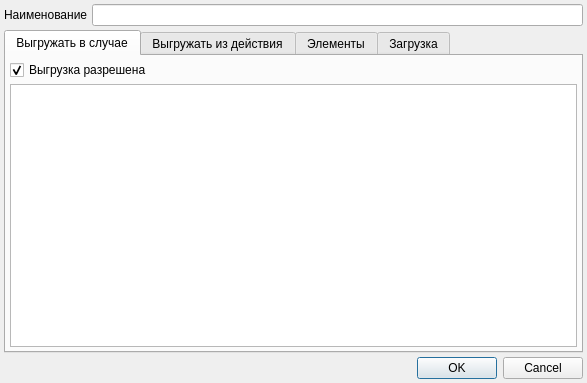
<?xml version="1.0" encoding="UTF-8"?>
<ui version="4.0">
 <class>ItemEditorDialog</class>
 <widget class="QDialog" name="ItemEditorDialog">
  <property name="geometry">
   <rect>
    <x>0</x>
    <y>0</y>
    <width>587</width>
    <height>383</height>
   </rect>
  </property>
  <property name="windowTitle">
   <string>Dialog</string>
  </property>
  <layout class="QGridLayout" name="gridLayout_2">
   <property name="margin">
    <number>4</number>
   </property>
   <property name="spacing">
    <number>4</number>
   </property>
   <item row="0" column="0">
    <widget class="QLabel" name="lblName">
     <property name="text">
      <string>Наименование</string>
     </property>
    </widget>
   </item>
   <item row="0" column="1">
    <widget class="QLineEdit" name="edtName"/>
   </item>
   <item row="1" column="0" colspan="2">
    <widget class="QTabWidget" name="tabMain">
     <property name="enabled">
      <bool>true</bool>
     </property>
     <property name="currentIndex">
      <number>0</number>
     </property>
     <widget class="QWidget" name="tabUploadCase">
      <attribute name="title">
       <string>Выгружать в случае</string>
      </attribute>
      <layout class="QGridLayout" name="gridLayout_3">
       <property name="margin">
        <number>4</number>
       </property>
       <property name="spacing">
        <number>4</number>
       </property>
       <item row="1" column="0">
        <widget class="CInDocTableView" name="tblUploadCases">
         <attribute name="horizontalHeaderHighlightSections">
          <bool>true</bool>
         </attribute>
         <attribute name="verticalHeaderVisible">
          <bool>false</bool>
         </attribute>
         <attribute name="verticalHeaderHighlightSections">
          <bool>true</bool>
         </attribute>
        </widget>
       </item>
       <item row="0" column="0">
        <widget class="QCheckBox" name="chkUploadEnabled">
         <property name="text">
          <string>Выгрузка разрешена</string>
         </property>
         <property name="checked">
          <bool>true</bool>
         </property>
        </widget>
       </item>
      </layout>
     </widget>
     <widget class="QWidget" name="tabUploadSource">
      <attribute name="title">
       <string>Выгружать из действия</string>
      </attribute>
      <layout class="QGridLayout" name="gridLayout_4">
       <property name="margin">
        <number>4</number>
       </property>
       <property name="spacing">
        <number>4</number>
       </property>
       <item row="1" column="0" colspan="2">
        <widget class="QRadioButton" name="rbSourceIsActionFromSameEvent">
         <property name="text">
          <string>Выгружать из действия того же события что и направление</string>
         </property>
        </widget>
       </item>
       <item row="2" column="0" colspan="2">
        <widget class="QRadioButton" name="rbSourceIsAnyAction">
         <property name="text">
          <string>Выгружать из любого действия</string>
         </property>
        </widget>
       </item>
       <item row="0" column="0" colspan="2">
        <widget class="QRadioButton" name="rbSourceIsDirection">
         <property name="text">
          <string>Выгружать из направления</string>
         </property>
         <property name="checked">
          <bool>true</bool>
         </property>
        </widget>
       </item>
       <item row="4" column="0" colspan="2">
        <widget class="CInDocTableView" name="tblUploadActionTypes">
         <property name="enabled">
          <bool>false</bool>
         </property>
         <attribute name="verticalHeaderVisible">
          <bool>false</bool>
         </attribute>
        </widget>
       </item>
       <item row="3" column="0" colspan="2">
        <widget class="QLabel" name="lblSourceActionType">
         <property name="enabled">
          <bool>false</bool>
         </property>
         <property name="text">
          <string>Тип действия</string>
         </property>
         <property name="buddy">
          <cstring>tblUploadActionTypes</cstring>
         </property>
        </widget>
       </item>
      </layout>
     </widget>
     <widget class="QWidget" name="tabElements">
      <attribute name="title">
       <string>Элементы</string>
      </attribute>
      <layout class="QGridLayout" name="gridLayout_5">
       <property name="margin">
        <number>4</number>
       </property>
       <property name="spacing">
        <number>4</number>
       </property>
       <item row="0" column="0">
        <widget class="CInDocTableView" name="tblElements">
         <property name="showDropIndicator" stdset="0">
          <bool>false</bool>
         </property>
         <property name="dragDropOverwriteMode">
          <bool>false</bool>
         </property>
         <attribute name="horizontalHeaderHighlightSections">
          <bool>true</bool>
         </attribute>
         <attribute name="verticalHeaderVisible">
          <bool>false</bool>
         </attribute>
        </widget>
       </item>
      </layout>
     </widget>
     <widget class="QWidget" name="tabDownload">
      <attribute name="title">
       <string>Загрузка</string>
      </attribute>
      <layout class="QGridLayout" name="gridLayout">
       <property name="margin">
        <number>4</number>
       </property>
       <property name="spacing">
        <number>4</number>
       </property>
       <item row="1" column="0">
        <widget class="QRadioButton" name="rbDestIsSeparateAction">
         <property name="sizePolicy">
          <sizepolicy hsizetype="Maximum" vsizetype="Fixed">
           <horstretch>0</horstretch>
           <verstretch>0</verstretch>
          </sizepolicy>
         </property>
         <property name="text">
          <string>Загружать в отдельное действие</string>
         </property>
        </widget>
       </item>
       <item row="1" column="1">
        <widget class="CActionTypeComboBox" name="cmbDestActionType">
         <property name="enabled">
          <bool>false</bool>
         </property>
         <item>
          <property name="text">
           <string>Тип действия 1</string>
          </property>
         </item>
         <item>
          <property name="text">
           <string>Тип действия 2</string>
          </property>
         </item>
         <item>
          <property name="text">
           <string>Тип действия 3</string>
          </property>
         </item>
         <item>
          <property name="text">
           <string>Тип действия 4</string>
          </property>
         </item>
         <item>
          <property name="text">
           <string>Тип действия 5</string>
          </property>
         </item>
        </widget>
       </item>
       <item row="0" column="0" colspan="2">
        <widget class="QRadioButton" name="rbDestIsDirection">
         <property name="sizePolicy">
          <sizepolicy hsizetype="Maximum" vsizetype="Fixed">
           <horstretch>0</horstretch>
           <verstretch>0</verstretch>
          </sizepolicy>
         </property>
         <property name="text">
          <string>Загружать в действие-направление</string>
         </property>
         <property name="checked">
          <bool>true</bool>
         </property>
        </widget>
       </item>
       <item row="2" column="0" colspan="2">
        <widget class="CInDocTableView" name="tblDownloadElements">
         <attribute name="horizontalHeaderHighlightSections">
          <bool>true</bool>
         </attribute>
         <attribute name="verticalHeaderVisible">
          <bool>false</bool>
         </attribute>
         <attribute name="verticalHeaderCascadingSectionResizes">
          <bool>false</bool>
         </attribute>
        </widget>
       </item>
      </layout>
     </widget>
    </widget>
   </item>
   <item row="2" column="0" colspan="2">
    <widget class="QDialogButtonBox" name="buttonBox">
     <property name="orientation">
      <enum>Qt::Horizontal</enum>
     </property>
     <property name="standardButtons">
      <set>QDialogButtonBox::Cancel|QDialogButtonBox::Ok</set>
     </property>
    </widget>
   </item>
  </layout>
 </widget>
 <customwidgets>
  <customwidget>
   <class>CInDocTableView</class>
   <extends>QTableView</extends>
   <header>library/InDocTable.h</header>
  </customwidget>
  <customwidget>
   <class>CActionTypeComboBox</class>
   <extends>QComboBox</extends>
   <header>Events/ActionTypeComboBox.h</header>
  </customwidget>
 </customwidgets>
 <tabstops>
  <tabstop>edtName</tabstop>
  <tabstop>tabMain</tabstop>
  <tabstop>chkUploadEnabled</tabstop>
  <tabstop>tblUploadCases</tabstop>
  <tabstop>rbSourceIsDirection</tabstop>
  <tabstop>rbSourceIsActionFromSameEvent</tabstop>
  <tabstop>rbSourceIsAnyAction</tabstop>
  <tabstop>tblUploadActionTypes</tabstop>
  <tabstop>tblElements</tabstop>
  <tabstop>rbDestIsDirection</tabstop>
  <tabstop>rbDestIsSeparateAction</tabstop>
  <tabstop>cmbDestActionType</tabstop>
  <tabstop>tblDownloadElements</tabstop>
  <tabstop>buttonBox</tabstop>
 </tabstops>
 <resources/>
 <connections>
  <connection>
   <sender>chkUploadEnabled</sender>
   <signal>toggled(bool)</signal>
   <receiver>tblUploadCases</receiver>
   <slot>setEnabled(bool)</slot>
   <hints>
    <hint type="sourcelabel">
     <x>83</x>
     <y>61</y>
    </hint>
    <hint type="destinationlabel">
     <x>84</x>
     <y>100</y>
    </hint>
   </hints>
  </connection>
  <connection>
   <sender>buttonBox</sender>
   <signal>accepted()</signal>
   <receiver>ItemEditorDialog</receiver>
   <slot>accept()</slot>
   <hints>
    <hint type="sourcelabel">
     <x>448</x>
     <y>363</y>
    </hint>
    <hint type="destinationlabel">
     <x>587</x>
     <y>341</y>
    </hint>
   </hints>
  </connection>
  <connection>
   <sender>buttonBox</sender>
   <signal>rejected()</signal>
   <receiver>ItemEditorDialog</receiver>
   <slot>reject()</slot>
   <hints>
    <hint type="sourcelabel">
     <x>522</x>
     <y>368</y>
    </hint>
    <hint type="destinationlabel">
     <x>585</x>
     <y>315</y>
    </hint>
   </hints>
  </connection>
  <connection>
   <sender>rbSourceIsDirection</sender>
   <signal>toggled(bool)</signal>
   <receiver>tblUploadActionTypes</receiver>
   <slot>setDisabled(bool)</slot>
   <hints>
    <hint type="sourcelabel">
     <x>62</x>
     <y>66</y>
    </hint>
    <hint type="destinationlabel">
     <x>48</x>
     <y>156</y>
    </hint>
   </hints>
  </connection>
  <connection>
   <sender>rbSourceIsDirection</sender>
   <signal>toggled(bool)</signal>
   <receiver>lblSourceActionType</receiver>
   <slot>setDisabled(bool)</slot>
   <hints>
    <hint type="sourcelabel">
     <x>28</x>
     <y>64</y>
    </hint>
    <hint type="destinationlabel">
     <x>35</x>
     <y>124</y>
    </hint>
   </hints>
  </connection>
  <connection>
   <sender>rbDestIsSeparateAction</sender>
   <signal>toggled(bool)</signal>
   <receiver>cmbDestActionType</receiver>
   <slot>setEnabled(bool)</slot>
   <hints>
    <hint type="sourcelabel">
     <x>84</x>
     <y>90</y>
    </hint>
    <hint type="destinationlabel">
     <x>224</x>
     <y>92</y>
    </hint>
   </hints>
  </connection>
 </connections>
</ui>
